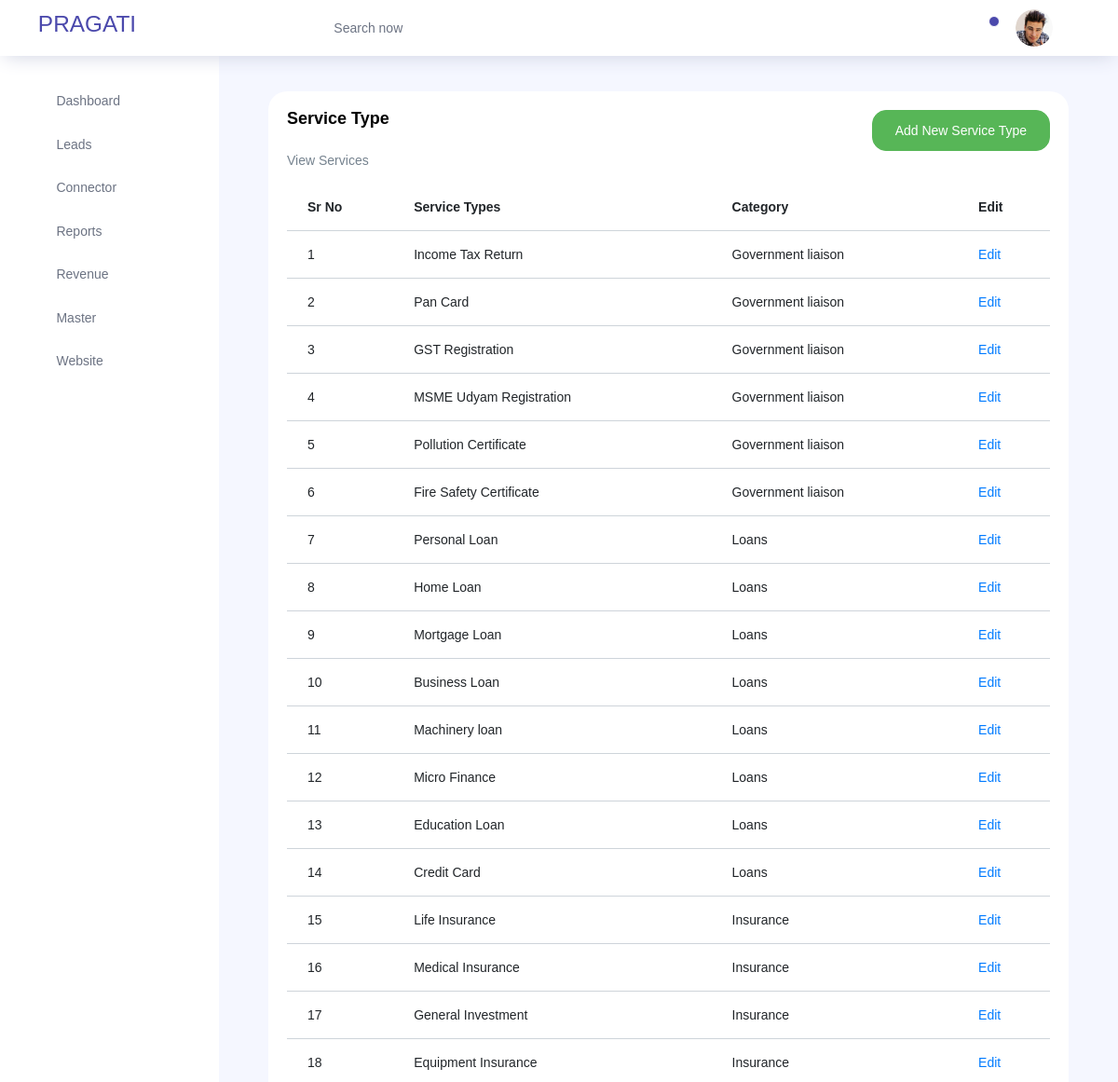
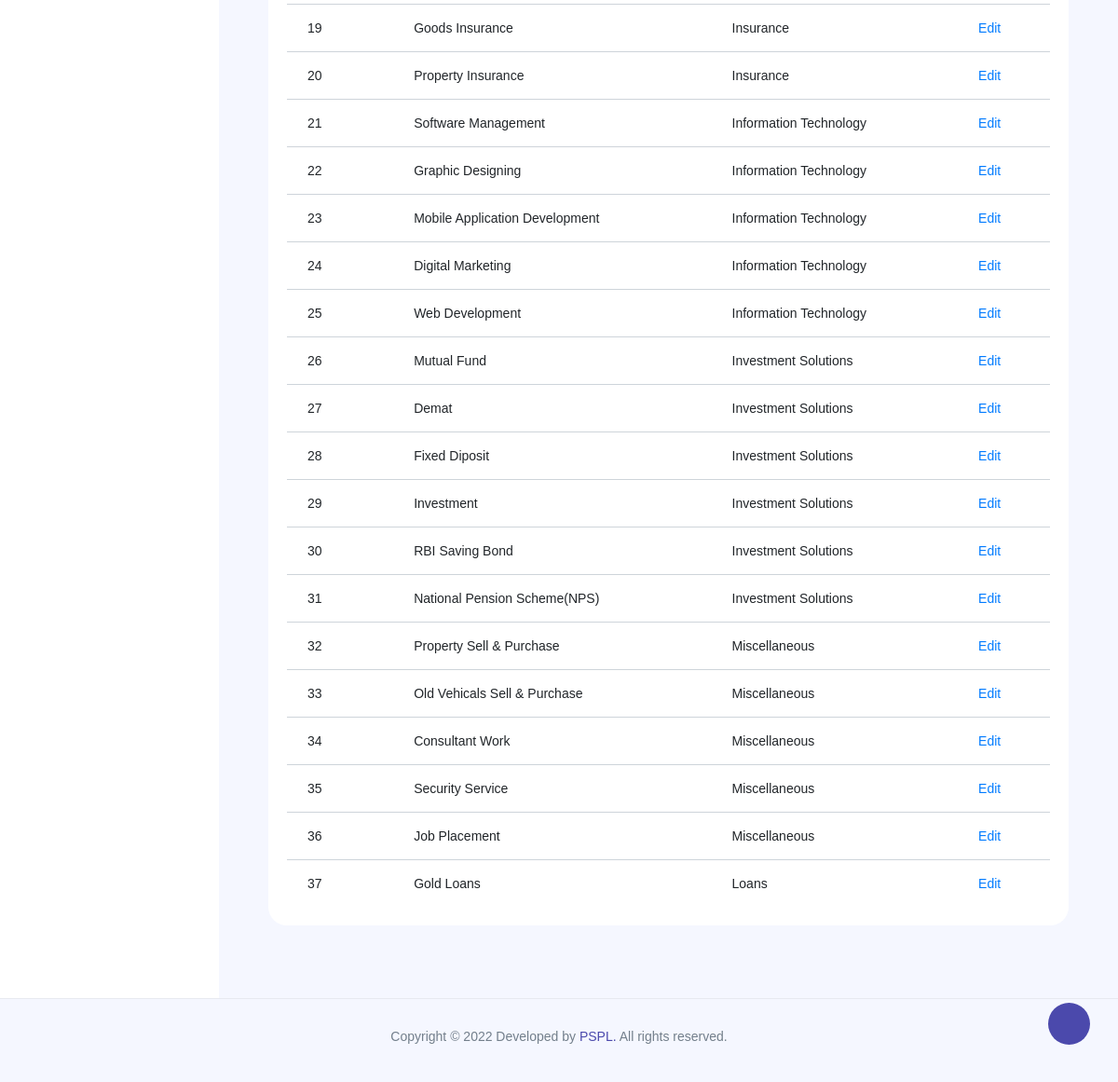
Page /lead/lead/view_ser_type on the committed database (2 pictures, top to bottom).
### lead/models.py (models this page shows, shortened)
class Service_types(models.Model): #city
    category=models.ForeignKey(Category, verbose_name="category", on_delete=models.CASCADE, related_name='services')
    name=models.CharField(max_length=100,unique=True)

class Category(models.Model): #country
    cat_id=models.CharField(max_length=100)
    name=models.CharField(max_length=100,unique=True)
    image=models.CharField(max_length=100)
    def __str__(self):
        return self.name

### lead/views.py (the view)
# urls.py: path('lead/view_ser_type',views.view_ser_type,name="view_ser_type"),
def view_ser_type(request):
    cat=Service_types.objects.all()
    return render(request,'view_ser_type.html',{'view_ser_type':cat})

### templates/view_ser_type.html
{% extends 'base.html' %}
{% load static  %}
{% block content %}
<div class="col-lg-12 grid-margin stretch-card">
    <div class="card">
      <div class="card-body">
        <div class="d-flex justify-content-between">
        <h4 class="card-title">Service Type</h4>
        <a href="{% url 'lead:add_ser_type' %}">
        <button type="submit" class="btn btn-success">Add New Service Type</button></a>
    </div>
    <p class="card-description">
        View Services
       </p>
        <div class="table-responsive">
          <table class="table table-hover">
            <thead>
              <tr>
                <th>Sr No</th>
                <th>Service Types</th>
                <th>Category</th>
                <th>Edit</th>
              </tr>
            </thead>
            <tbody>
              <tr>
                {% for i in view_ser_type %}
                <td>{{forloop.counter}}</td>
                <td>{{i.name}}</td>
                <td>{{i.category}}</td>
                <td><a href="{% url 'lead:edit_ser_type' i.pk  %}">Edit</a></td>
              </tr>
              {% endfor %}
            </tbody>
          </table>
        </div>
      </div>
    </div>
  </div>
  {% endblock %}

### rows in the picture
Service_types: name "Income Tax Return", category "Government liaison"
Service_types: name "Pan Card", category "Government liaison"
Service_types: name "GST Registration", category "Government liaison"
Service_types: name "MSME Udyam Registration", category "Government liaison"
Service_types: name "Pollution Certificate", category "Government liaison"
Service_types: name "Fire Safety Certificate", category "Government liaison"
Service_types: name "Personal Loan", category "Loans"
Service_types: name "Home Loan", category "Loans"
Service_types: name "Mortgage Loan", category "Loans"
Service_types: name "Business Loan", category "Loans"
Service_types: name "Machinery loan", category "Loans"
Service_types: name "Micro Finance", category "Loans"
Service_types: name "Education Loan", category "Loans"
Service_types: name "Credit Card", category "Loans"
Service_types: name "Life Insurance", category "Insurance"
Service_types: name "Medical Insurance", category "Insurance"
Service_types: name "General Investment", category "Insurance"
Service_types: name "Equipment Insurance", category "Insurance"
Service_types: name "Goods Insurance", category "Insurance"
Service_types: name "Property Insurance", category "Insurance"
Service_types: name "Software Management", category "Information Technology"
Service_types: name "Graphic Designing", category "Information Technology"
Service_types: name "Mobile Application Development", category "Information Technology"
Service_types: name "Digital Marketing", category "Information Technology"
Service_types: name "Web Development", category "Information Technology"
Service_types: name "Mutual Fund", category "Investment Solutions"
Service_types: name "Demat", category "Investment Solutions"
Service_types: name "Fixed Diposit", category "Investment Solutions"
Service_types: name "Investment", category "Investment Solutions"
Service_types: name "RBI Saving Bond", category "Investment Solutions"
Service_types: name "National Pension Scheme(NPS)", category "Investment Solutions"
Service_types: name "Property Sell & Purchase", category "Miscellaneous"
Service_types: name "Old Vehicals Sell & Purchase", category "Miscellaneous"
Service_types: name "Consultant Work", category "Miscellaneous"
Service_types: name "Security Service", category "Miscellaneous"
Service_types: name "Job Placement", category "Miscellaneous"
Service_types: name "Gold Loans", category "Loans"
